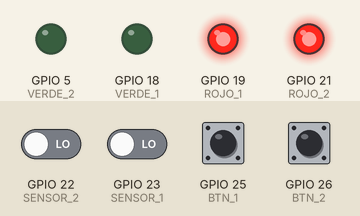
Recording of a sketch running on a simulated ESP32. Parts: output pins drawn as LEDs (lit = HIGH). The test bench sets the inputs (shaded band); at power-on: GPIO 25 (BTN_1), GPIO 26 (BTN_2) HIGH, GPIO 22 (SENSOR_2), GPIO 23 (SENSOR_1) LOW. What the sketch prints to the serial monitor is not drawn.

Above: at 1.2 s.
1.3 s: GPIO 25 (BTN_1) pulled LOW for 0.15 s
At 1.9 s:
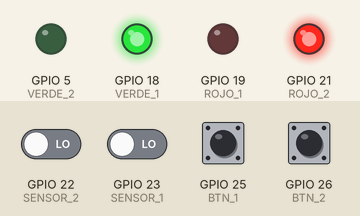
2.9 s: GPIO 23 (SENSOR_1) driven HIGH
At 4.1 s:
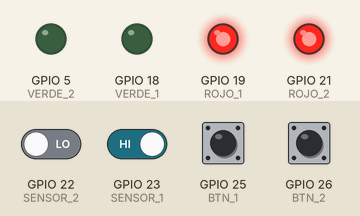
4.4 s: GPIO 26 (BTN_2) pulled LOW for 0.15 s
At 5.5 s:
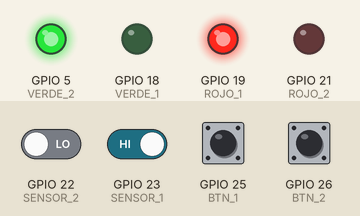
8.5 s: GPIO 22 (SENSOR_2) driven HIGH
At 9.7 s:
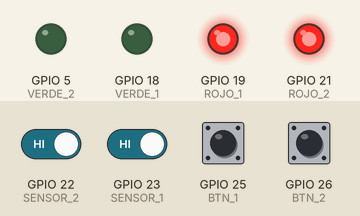
Timing chart, 0 to 11.0 s (numbered marks = the images above; inputs shaded):
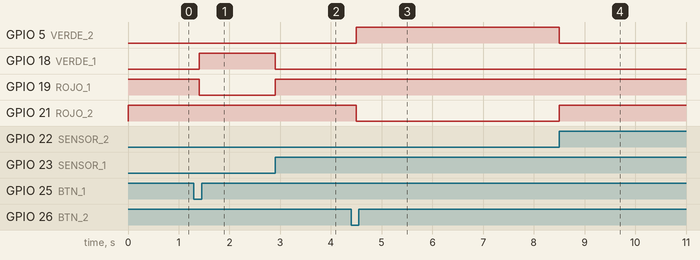

Measured:
- after the input at 1.3 s, GPIO 18 (VERDE_1): LOW → HIGH after 0.10 s; GPIO 19 (ROJO_1): HIGH → LOW after 0.10 s
- after the input at 2.9 s, GPIO 18 (VERDE_1): HIGH → LOW at once; GPIO 19 (ROJO_1): LOW → HIGH at once
- after the input at 4.4 s, GPIO 5 (VERDE_2): LOW → HIGH after 0.10 s; GPIO 21 (ROJO_2): HIGH → LOW after 0.10 s
- after the input at 8.5 s, GPIO 5 (VERDE_2): HIGH → LOW at once; GPIO 21 (ROJO_2): LOW → HIGH at once

The sketch:

Semaforo_rtos.ino
```cpp
#if CONFIG_FREERTOS_UNICORE
  static const BaseType_t app_cpu = 0;
#else
  static const BaseType_t app_cpu = 1;
#endif

// Pines semáforo 1
const int ROJO_1 = 19;
const int VERDE_1 = 18;

// Pines semáforo 2
const int ROJO_2 = 21;
const int VERDE_2 = 5;

// Botones
const int BTN_1 = 25;
const int BTN_2 = 26;

// Sensores de presencia
const int SENSOR_1 = 23;
const int SENSOR_2 = 22;

// Semáforo binario para acceso
static SemaphoreHandle_t semaforoAcceso;

// Variables de control
volatile int turno = 0;           // 0 = libre, 1 = semáforo 1, 2 = semáforo 2
volatile int turnoPendiente = 0;  // 0 = ninguno, 1 = espera 1, 2 = espera 2

// Prototipos
void tareaBoton1(void *parameter);
void tareaBoton2(void *parameter);
void tareaSemaforo1(void *parameter);
void tareaSemaforo2(void *parameter);

void setup() {
  Serial.begin(115200);

  // Pines de salida
  pinMode(ROJO_1, OUTPUT);
  pinMode(VERDE_1, OUTPUT);
  pinMode(ROJO_2, OUTPUT);
  pinMode(VERDE_2, OUTPUT);

  // Entradas
  pinMode(BTN_1, INPUT_PULLUP);
  pinMode(BTN_2, INPUT_PULLUP);
  pinMode(SENSOR_1, INPUT);
  pinMode(SENSOR_2, INPUT);

  // Estado inicial
  digitalWrite(ROJO_1, HIGH);
  digitalWrite(VERDE_1, LOW);
  digitalWrite(ROJO_2, HIGH);
  digitalWrite(VERDE_2, LOW);

  // Semáforo binario (solo un paso a la vez)
  semaforoAcceso = xSemaphoreCreateBinary();
  xSemaphoreGive(semaforoAcceso);  // libre al inicio

  // Tareas
  xTaskCreatePinnedToCore(tareaBoton1, "Boton1", 2048, NULL, 1, NULL, app_cpu);
  xTaskCreatePinnedToCore(tareaBoton2, "Boton2", 2048, NULL, 1, NULL, app_cpu);
  xTaskCreatePinnedToCore(tareaSemaforo1, "Semaforo1", 2048, NULL, 1, NULL, app_cpu);
  xTaskCreatePinnedToCore(tareaSemaforo2, "Semaforo2", 2048, NULL, 1, NULL, app_cpu);
}

void loop() {}

// ==========================================================
// Tareas
// ==========================================================

// --- BOTÓN 1 ---
void tareaBoton1(void *parameter) {
  bool lastState = HIGH;
  while (1) {
    bool currentState = digitalRead(BTN_1);
    if (lastState == HIGH && currentState == LOW) {
      vTaskDelay(50 / portTICK_PERIOD_MS);  // antirrebote
      if (digitalRead(BTN_1) == LOW) {
        if (turno == 0) {  // nadie tiene el turno
          if (xSemaphoreTake(semaforoAcceso, 0) == pdTRUE) {
            turno = 1;
            Serial.println("Semáforo 1 ACTIVADO");
          }
        } else if (turno != 1) {  // ya hay otro activo
          turnoPendiente = 1;
          Serial.println("Semáforo 1 EN ESPERA");
        }
      }
    }
    lastState = currentState;
    vTaskDelay(50 / portTICK_PERIOD_MS);
  }
}

// --- BOTÓN 2 ---
void tareaBoton2(void *parameter) {
  bool lastState = HIGH;
  while (1) {
    bool currentState = digitalRead(BTN_2);
    if (lastState == HIGH && currentState == LOW) {
      vTaskDelay(50 / portTICK_PERIOD_MS);
      if (digitalRead(BTN_2) == LOW) {
        if (turno == 0) {
          if (xSemaphoreTake(semaforoAcceso, 0) == pdTRUE) {
            turno = 2;
            Serial.println("Semáforo 2 ACTIVADO");
          }
        } else if (turno != 2) {
          turnoPendiente = 2;
          Serial.println("Semáforo 2 EN ESPERA");
        }
      }
    }
    lastState = currentState;
    vTaskDelay(50 / portTICK_PERIOD_MS);
  }
}

// --- SEMÁFORO 1 ---
void tareaSemaforo1(void *parameter) {
  while (1) {
    if (turno == 1) {
      // Estado verde para semáforo 1
      digitalWrite(ROJO_1, LOW);
      digitalWrite(VERDE_1, HIGH);
      digitalWrite(ROJO_2, HIGH);
      digitalWrite(VERDE_2, LOW);
      Serial.println("Semáforo 1 EN VERDE");

      // Espera sensor 1
      while (digitalRead(SENSOR_1) == LOW) {
        vTaskDelay(100 / portTICK_PERIOD_MS);
      }

      // Sensor detectado → liberar
      Serial.println("Sensor 1 detectó salida → Liberando control");
      digitalWrite(VERDE_1, LOW);
      digitalWrite(ROJO_1, HIGH);

      // Revisa si hay un turno pendiente
      if (turnoPendiente == 2) {
        turnoPendiente = 0;
        turno = 2;
        Serial.println("Cambio automático a Semáforo 2");
      } else {
        turno = 0;
        xSemaphoreGive(semaforoAcceso);
      }
    }
    vTaskDelay(100 / portTICK_PERIOD_MS);
  }
}

// --- SEMÁFORO 2 ---
void tareaSemaforo2(void *parameter) {
  while (1) {
    if (turno == 2) {
      // Estado verde para semáforo 2
      digitalWrite(ROJO_2, LOW);
      digitalWrite(VERDE_2, HIGH);
      digitalWrite(ROJO_1, HIGH);
      digitalWrite(VERDE_1, LOW);
      Serial.println("Semáforo 2 EN VERDE");

      // Espera sensor 2
      while (digitalRead(SENSOR_2) == LOW) {
        vTaskDelay(100 / portTICK_PERIOD_MS);
      }

      Serial.println("Sensor 2 detectó salida → Liberando control");
      digitalWrite(VERDE_2, LOW);
      digitalWrite(ROJO_2, HIGH);

      // Revisa si hay turno pendiente
      if (turnoPendiente == 1) {
        turnoPendiente = 0;
        turno = 1;
        Serial.println("Cambio automático a Semáforo 1");
      } else {
        turno = 0;
        xSemaphoreGive(semaforoAcceso);
      }
    }
    vTaskDelay(100 / portTICK_PERIOD_MS);
  }
}
```
